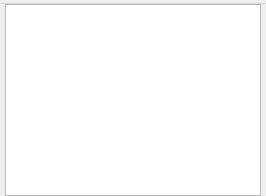
<?xml version="1.0" encoding="UTF-8"?>
<ui version="4.0">
 <class>DayWindow</class>
 <widget class="QMainWindow" name="DayWindow">
  <widget class="GestureWidget" name="mainWidget">
   <layout class="QVBoxLayout" name="mainLayout">
    <property name="leftMargin">
     <number>5</number>
    </property>
    <property name="rightMargin">
     <number>5</number>
    </property>
    <property name="topMargin">
     <number>0</number>
    </property>
    <property name="bottomMargin">
     <number>0</number>
    </property>
    <item>
     <widget class="ComponentListWidget" name="componentList"/>
    </item>
   </layout>
  </widget>
  <widget class="QMenuBar" name="menubar">
   <widget class="QMenu" name="windowMenu">
    <addaction name="prevAction"/>
    <addaction name="nextAction"/>
    <addaction name="todayAction"/>
    <addaction name="jumpAction"/>
   </widget>
   <addaction name="windowMenu"/>
  </widget>
  <action name="prevAction">
   <property name="text">
    <string>Previous day</string>
   </property>
  </action>
  <action name="nextAction">
   <property name="text">
    <string>Next day</string>
   </property>
  </action>
  <action name="todayAction">
   <property name="text">
    <string>Jump to today</string>
   </property>
  </action>
  <action name="jumpAction">
   <property name="text">
    <string>Jump to</string>
   </property>
  </action>
 </widget>
 <customwidgets>
  <customwidget>
   <class>GestureWidget</class>
   <extends>QWidget</extends>
   <header>GestureWidget.h</header>
  </customwidget>
  <customwidget>
   <class>ComponentListWidget</class>
   <extends>QListWidget</extends>
   <header>ComponentListWidget.h</header>
  </customwidget>
 </customwidgets>
 <resources/>
 <connections/>
</ui>
